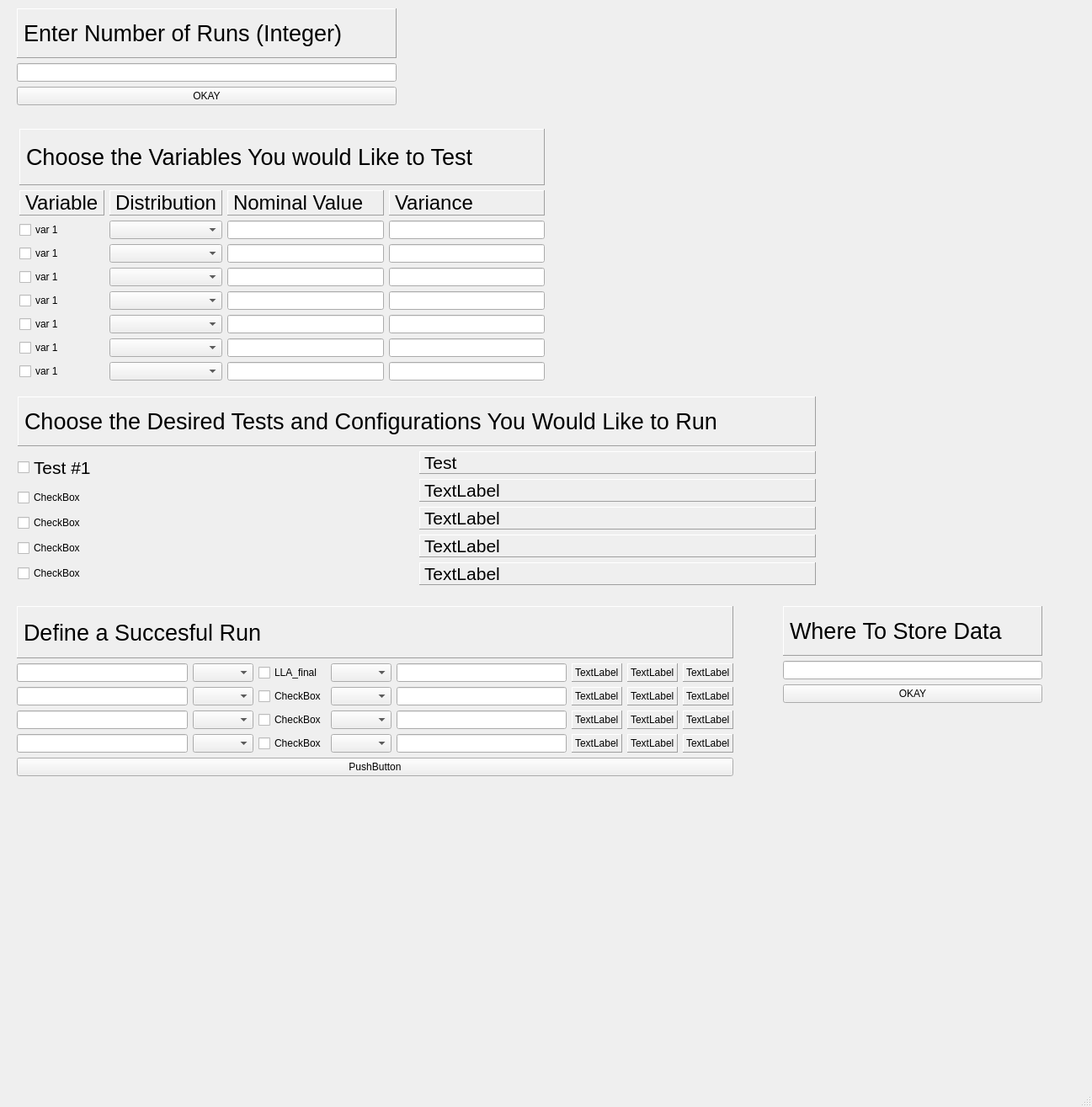
<?xml version="1.0" encoding="UTF-8"?>
<ui version="4.0">
 <class>define_succesful_run_layout</class>
 <widget class="QMainWindow" name="define_succesful_run_layout">
  <property name="geometry">
   <rect>
    <x>0</x>
    <y>0</y>
    <width>1297</width>
    <height>1315</height>
   </rect>
  </property>
  <property name="windowTitle">
   <string>Preformance Analysis</string>
  </property>
  <widget class="QWidget" name="centralwidget">
   <widget class="QWidget" name="layoutWidget">
    <property name="geometry">
     <rect>
      <x>20</x>
      <y>10</y>
      <width>451</width>
      <height>115</height>
     </rect>
    </property>
    <layout class="QVBoxLayout" name="verticalLayout">
     <item>
      <widget class="QLabel" name="number_of_runs_label">
       <property name="font">
        <font>
         <pointsize>20</pointsize>
        </font>
       </property>
       <property name="frameShape">
        <enum>QFrame::Panel</enum>
       </property>
       <property name="frameShadow">
        <enum>QFrame::Raised</enum>
       </property>
       <property name="text">
        <string>Enter Number of Runs (Integer)</string>
       </property>
       <property name="margin">
        <number>10</number>
       </property>
      </widget>
     </item>
     <item>
      <widget class="QLineEdit" name="number_of_monte_carlo_runs_line_edit"/>
     </item>
     <item>
      <widget class="QPushButton" name="number_of_runs_button">
       <property name="text">
        <string>OKAY</string>
       </property>
      </widget>
     </item>
    </layout>
   </widget>
   <widget class="QWidget" name="layoutWidget">
    <property name="geometry">
     <rect>
      <x>930</x>
      <y>720</y>
      <width>308</width>
      <height>115</height>
     </rect>
    </property>
    <layout class="QVBoxLayout" name="verticalLayout_3">
     <item>
      <widget class="QLabel" name="where_to_store_data_label">
       <property name="font">
        <font>
         <pointsize>20</pointsize>
        </font>
       </property>
       <property name="frameShape">
        <enum>QFrame::Panel</enum>
       </property>
       <property name="frameShadow">
        <enum>QFrame::Raised</enum>
       </property>
       <property name="text">
        <string>Where To Store Data</string>
       </property>
       <property name="margin">
        <number>10</number>
       </property>
      </widget>
     </item>
     <item>
      <widget class="QLineEdit" name="where_to_store_data_value"/>
     </item>
     <item>
      <widget class="QPushButton" name="where_to_store_data_button">
       <property name="text">
        <string>OKAY</string>
       </property>
      </widget>
     </item>
    </layout>
   </widget>
   <widget class="QWidget" name="layoutWidget">
    <property name="geometry">
     <rect>
      <x>20</x>
      <y>720</y>
      <width>851</width>
      <height>202</height>
     </rect>
    </property>
    <layout class="QGridLayout" name="gridLayout_2">
     <item row="0" column="0" colspan="8">
      <widget class="QLabel" name="succesful_run_definition_label">
       <property name="font">
        <font>
         <pointsize>20</pointsize>
        </font>
       </property>
       <property name="frameShape">
        <enum>QFrame::Panel</enum>
       </property>
       <property name="frameShadow">
        <enum>QFrame::Raised</enum>
       </property>
       <property name="text">
        <string>Define a Succesful Run</string>
       </property>
       <property name="margin">
        <number>10</number>
       </property>
      </widget>
     </item>
     <item row="1" column="0">
      <widget class="QLineEdit" name="bigger_than_line_edit"/>
     </item>
     <item row="1" column="1">
      <widget class="QComboBox" name="bigger_than_combo_box"/>
     </item>
     <item row="1" column="2">
      <widget class="QCheckBox" name="succesful_var_check_box">
       <property name="text">
        <string>LLA_final</string>
       </property>
      </widget>
     </item>
     <item row="1" column="3">
      <widget class="QComboBox" name="smaller_than_combo_box"/>
     </item>
     <item row="1" column="4">
      <widget class="QLineEdit" name="smaller_than_line_edit"/>
     </item>
     <item row="1" column="5">
      <widget class="QLabel" name="bigger_than_label">
       <property name="frameShape">
        <enum>QFrame::Panel</enum>
       </property>
       <property name="frameShadow">
        <enum>QFrame::Raised</enum>
       </property>
       <property name="text">
        <string>TextLabel</string>
       </property>
      </widget>
     </item>
     <item row="1" column="6">
      <widget class="QLabel" name="succesful_value_label">
       <property name="frameShape">
        <enum>QFrame::Panel</enum>
       </property>
       <property name="frameShadow">
        <enum>QFrame::Raised</enum>
       </property>
       <property name="text">
        <string>TextLabel</string>
       </property>
      </widget>
     </item>
     <item row="1" column="7">
      <widget class="QLabel" name="smaller_than_label">
       <property name="frameShape">
        <enum>QFrame::Panel</enum>
       </property>
       <property name="frameShadow">
        <enum>QFrame::Raised</enum>
       </property>
       <property name="text">
        <string>TextLabel</string>
       </property>
      </widget>
     </item>
     <item row="2" column="0">
      <widget class="QLineEdit" name="bigger_than_line_edit_2"/>
     </item>
     <item row="2" column="1">
      <widget class="QComboBox" name="bigger_than_combo_box_2"/>
     </item>
     <item row="2" column="2">
      <widget class="QCheckBox" name="succesful_var_check_box_2">
       <property name="text">
        <string>CheckBox</string>
       </property>
      </widget>
     </item>
     <item row="2" column="3">
      <widget class="QComboBox" name="smaller_than_combo_box_2"/>
     </item>
     <item row="2" column="4">
      <widget class="QLineEdit" name="smaller_than_line_edit_2"/>
     </item>
     <item row="2" column="5">
      <widget class="QLabel" name="bigger_than_label_2">
       <property name="frameShape">
        <enum>QFrame::Panel</enum>
       </property>
       <property name="frameShadow">
        <enum>QFrame::Raised</enum>
       </property>
       <property name="text">
        <string>TextLabel</string>
       </property>
      </widget>
     </item>
     <item row="2" column="6">
      <widget class="QLabel" name="succesful_value_label_2">
       <property name="frameShape">
        <enum>QFrame::Panel</enum>
       </property>
       <property name="frameShadow">
        <enum>QFrame::Raised</enum>
       </property>
       <property name="text">
        <string>TextLabel</string>
       </property>
      </widget>
     </item>
     <item row="2" column="7">
      <widget class="QLabel" name="smaller_than_label_2">
       <property name="frameShape">
        <enum>QFrame::Panel</enum>
       </property>
       <property name="frameShadow">
        <enum>QFrame::Raised</enum>
       </property>
       <property name="text">
        <string>TextLabel</string>
       </property>
      </widget>
     </item>
     <item row="3" column="0">
      <widget class="QLineEdit" name="bigger_than_line_edit_3"/>
     </item>
     <item row="3" column="1">
      <widget class="QComboBox" name="bigger_than_combo_box_3"/>
     </item>
     <item row="3" column="2">
      <widget class="QCheckBox" name="succesful_var_check_box_3">
       <property name="text">
        <string>CheckBox</string>
       </property>
      </widget>
     </item>
     <item row="3" column="3">
      <widget class="QComboBox" name="smaller_than_combo_box_3"/>
     </item>
     <item row="3" column="4">
      <widget class="QLineEdit" name="smaller_than_line_edit_3"/>
     </item>
     <item row="3" column="5">
      <widget class="QLabel" name="bigger_than_label_3">
       <property name="frameShape">
        <enum>QFrame::Panel</enum>
       </property>
       <property name="frameShadow">
        <enum>QFrame::Raised</enum>
       </property>
       <property name="text">
        <string>TextLabel</string>
       </property>
      </widget>
     </item>
     <item row="3" column="6">
      <widget class="QLabel" name="succesful_value_label_3">
       <property name="frameShape">
        <enum>QFrame::Panel</enum>
       </property>
       <property name="frameShadow">
        <enum>QFrame::Raised</enum>
       </property>
       <property name="text">
        <string>TextLabel</string>
       </property>
      </widget>
     </item>
     <item row="3" column="7">
      <widget class="QLabel" name="smaller_than_label_3">
       <property name="frameShape">
        <enum>QFrame::Panel</enum>
       </property>
       <property name="frameShadow">
        <enum>QFrame::Raised</enum>
       </property>
       <property name="text">
        <string>TextLabel</string>
       </property>
      </widget>
     </item>
     <item row="4" column="0">
      <widget class="QLineEdit" name="bigger_than_line_edit_4"/>
     </item>
     <item row="4" column="1">
      <widget class="QComboBox" name="bigger_than_combo_box_4"/>
     </item>
     <item row="4" column="2">
      <widget class="QCheckBox" name="succesful_var_check_box_4">
       <property name="text">
        <string>CheckBox</string>
       </property>
      </widget>
     </item>
     <item row="4" column="3">
      <widget class="QComboBox" name="smaller_than_combo_box_4"/>
     </item>
     <item row="4" column="4">
      <widget class="QLineEdit" name="smaller_than_line_edit_4"/>
     </item>
     <item row="4" column="5">
      <widget class="QLabel" name="bigger_than_label_4">
       <property name="frameShape">
        <enum>QFrame::Panel</enum>
       </property>
       <property name="frameShadow">
        <enum>QFrame::Raised</enum>
       </property>
       <property name="text">
        <string>TextLabel</string>
       </property>
      </widget>
     </item>
     <item row="4" column="6">
      <widget class="QLabel" name="succesful_value_label_4">
       <property name="frameShape">
        <enum>QFrame::Panel</enum>
       </property>
       <property name="frameShadow">
        <enum>QFrame::Raised</enum>
       </property>
       <property name="text">
        <string>TextLabel</string>
       </property>
      </widget>
     </item>
     <item row="4" column="7">
      <widget class="QLabel" name="smaller_than_label_4">
       <property name="frameShape">
        <enum>QFrame::Panel</enum>
       </property>
       <property name="frameShadow">
        <enum>QFrame::Raised</enum>
       </property>
       <property name="text">
        <string>TextLabel</string>
       </property>
      </widget>
     </item>
     <item row="5" column="0" colspan="8">
      <widget class="QPushButton" name="define_succesful_run_button">
       <property name="text">
        <string>PushButton</string>
       </property>
      </widget>
     </item>
    </layout>
   </widget>
   <widget class="QWidget" name="">
    <property name="geometry">
     <rect>
      <x>23</x>
      <y>153</y>
      <width>624</width>
      <height>299</height>
     </rect>
    </property>
    <layout class="QGridLayout" name="desired_varibles_layout">
     <item row="1" column="1">
      <layout class="QVBoxLayout" name="verticalLayout_2">
       <item>
        <widget class="QLabel" name="nominal_value_label">
         <property name="font">
          <font>
           <pointsize>18</pointsize>
          </font>
         </property>
         <property name="frameShape">
          <enum>QFrame::Panel</enum>
         </property>
         <property name="frameShadow">
          <enum>QFrame::Raised</enum>
         </property>
         <property name="text">
          <string>Nominal Value</string>
         </property>
        </widget>
       </item>
       <item>
        <widget class="QLineEdit" name="nominal_value_line_edit"/>
       </item>
       <item>
        <widget class="QLineEdit" name="nominal_value_line_edit_2"/>
       </item>
       <item>
        <widget class="QLineEdit" name="nominal_value_line_edit_3"/>
       </item>
       <item>
        <widget class="QLineEdit" name="nominal_value_line_edit_4"/>
       </item>
       <item>
        <widget class="QLineEdit" name="nominal_value_line_edit_5"/>
       </item>
       <item>
        <widget class="QLineEdit" name="nominal_value_line_edit_6"/>
       </item>
       <item>
        <widget class="QLineEdit" name="nominal_value_line_edit_7"/>
       </item>
      </layout>
     </item>
     <item row="1" column="2">
      <layout class="QVBoxLayout" name="verticalLayout_4">
       <item>
        <widget class="QLabel" name="variance_label">
         <property name="font">
          <font>
           <pointsize>18</pointsize>
          </font>
         </property>
         <property name="frameShape">
          <enum>QFrame::Panel</enum>
         </property>
         <property name="frameShadow">
          <enum>QFrame::Raised</enum>
         </property>
         <property name="text">
          <string>Variance</string>
         </property>
        </widget>
       </item>
       <item>
        <widget class="QLineEdit" name="variance_line_edit"/>
       </item>
       <item>
        <widget class="QLineEdit" name="variance_line_edit_2"/>
       </item>
       <item>
        <widget class="QLineEdit" name="variance_line_edit_3"/>
       </item>
       <item>
        <widget class="QLineEdit" name="variance_line_edit_4"/>
       </item>
       <item>
        <widget class="QLineEdit" name="variance_line_edit_5"/>
       </item>
       <item>
        <widget class="QLineEdit" name="variance_line_edit_6"/>
       </item>
       <item>
        <widget class="QLineEdit" name="variance_line_edit_7"/>
       </item>
      </layout>
     </item>
     <item row="0" column="0" colspan="3">
      <widget class="QLabel" name="variables_to_test_label">
       <property name="font">
        <font>
         <pointsize>20</pointsize>
        </font>
       </property>
       <property name="frameShape">
        <enum>QFrame::Panel</enum>
       </property>
       <property name="frameShadow">
        <enum>QFrame::Raised</enum>
       </property>
       <property name="text">
        <string>Choose the Variables You would Like to Test</string>
       </property>
       <property name="margin">
        <number>10</number>
       </property>
      </widget>
     </item>
     <item row="1" column="0">
      <layout class="QGridLayout" name="gridLayout_3">
       <item row="2" column="1">
        <widget class="QComboBox" name="distribution_combo_box_2"/>
       </item>
       <item row="0" column="1">
        <widget class="QLabel" name="distribution_label">
         <property name="font">
          <font>
           <pointsize>18</pointsize>
          </font>
         </property>
         <property name="frameShape">
          <enum>QFrame::Panel</enum>
         </property>
         <property name="frameShadow">
          <enum>QFrame::Raised</enum>
         </property>
         <property name="text">
          <string>Distribution</string>
         </property>
        </widget>
       </item>
       <item row="4" column="0">
        <widget class="QCheckBox" name="checkBox_var_4">
         <property name="text">
          <string>var 1</string>
         </property>
        </widget>
       </item>
       <item row="3" column="1">
        <widget class="QComboBox" name="distribution_combo_box_3"/>
       </item>
       <item row="4" column="1">
        <widget class="QComboBox" name="distribution_combo_box_4"/>
       </item>
       <item row="1" column="0">
        <widget class="QCheckBox" name="checkBox_var">
         <property name="text">
          <string>var 1</string>
         </property>
        </widget>
       </item>
       <item row="5" column="0">
        <widget class="QCheckBox" name="checkBox_var_5">
         <property name="text">
          <string>var 1</string>
         </property>
        </widget>
       </item>
       <item row="6" column="1">
        <widget class="QComboBox" name="distribution_combo_box_6"/>
       </item>
       <item row="7" column="0">
        <widget class="QCheckBox" name="checkBox_var_7">
         <property name="text">
          <string>var 1</string>
         </property>
        </widget>
       </item>
       <item row="7" column="1">
        <widget class="QComboBox" name="distribution_combo_box_7"/>
       </item>
       <item row="3" column="0">
        <widget class="QCheckBox" name="checkBox_var_3">
         <property name="text">
          <string>var 1</string>
         </property>
        </widget>
       </item>
       <item row="1" column="1">
        <widget class="QComboBox" name="distribution_combo_box"/>
       </item>
       <item row="0" column="0">
        <widget class="QLabel" name="variable_to_test_label">
         <property name="font">
          <font>
           <pointsize>18</pointsize>
          </font>
         </property>
         <property name="frameShape">
          <enum>QFrame::Panel</enum>
         </property>
         <property name="frameShadow">
          <enum>QFrame::Raised</enum>
         </property>
         <property name="text">
          <string>Variable</string>
         </property>
        </widget>
       </item>
       <item row="2" column="0">
        <widget class="QCheckBox" name="checkBox_var_2">
         <property name="text">
          <string>var 1</string>
         </property>
        </widget>
       </item>
       <item row="5" column="1">
        <widget class="QComboBox" name="distribution_combo_box_5"/>
       </item>
       <item row="6" column="0">
        <widget class="QCheckBox" name="checkBox_var_6">
         <property name="text">
          <string>var 1</string>
         </property>
        </widget>
       </item>
      </layout>
     </item>
    </layout>
   </widget>
   <widget class="QWidget" name="">
    <property name="geometry">
     <rect>
      <x>21</x>
      <y>471</y>
      <width>948</width>
      <height>224</height>
     </rect>
    </property>
    <layout class="QGridLayout" name="desired_tests_layout">
     <item row="0" column="0" colspan="2">
      <widget class="QLabel" name="desired_tests_label">
       <property name="font">
        <font>
         <pointsize>20</pointsize>
        </font>
       </property>
       <property name="frameShape">
        <enum>QFrame::Panel</enum>
       </property>
       <property name="frameShadow">
        <enum>QFrame::Raised</enum>
       </property>
       <property name="text">
        <string>Choose the Desired Tests and Configurations You Would Like to Run</string>
       </property>
       <property name="margin">
        <number>10</number>
       </property>
      </widget>
     </item>
     <item row="1" column="0">
      <layout class="QVBoxLayout" name="verticalLayout_5">
       <item>
        <widget class="QCheckBox" name="test_checkBox">
         <property name="font">
          <font>
           <pointsize>16</pointsize>
          </font>
         </property>
         <property name="text">
          <string>Test #1</string>
         </property>
        </widget>
       </item>
       <item>
        <widget class="QCheckBox" name="test_checkBox_2">
         <property name="text">
          <string>CheckBox</string>
         </property>
        </widget>
       </item>
       <item>
        <widget class="QCheckBox" name="test_checkBox_3">
         <property name="text">
          <string>CheckBox</string>
         </property>
        </widget>
       </item>
       <item>
        <widget class="QCheckBox" name="test_checkBox_4">
         <property name="text">
          <string>CheckBox</string>
         </property>
        </widget>
       </item>
       <item>
        <widget class="QCheckBox" name="test_checkBox_5">
         <property name="text">
          <string>CheckBox</string>
         </property>
        </widget>
       </item>
      </layout>
     </item>
     <item row="1" column="1">
      <layout class="QVBoxLayout" name="verticalLayout_6">
       <item>
        <widget class="QLabel" name="test_label">
         <property name="font">
          <font>
           <pointsize>16</pointsize>
          </font>
         </property>
         <property name="frameShape">
          <enum>QFrame::Panel</enum>
         </property>
         <property name="frameShadow">
          <enum>QFrame::Raised</enum>
         </property>
         <property name="text">
          <string>Test</string>
         </property>
        </widget>
       </item>
       <item>
        <widget class="QLabel" name="test_label_2">
         <property name="font">
          <font>
           <pointsize>16</pointsize>
          </font>
         </property>
         <property name="frameShape">
          <enum>QFrame::Panel</enum>
         </property>
         <property name="frameShadow">
          <enum>QFrame::Raised</enum>
         </property>
         <property name="text">
          <string>TextLabel</string>
         </property>
        </widget>
       </item>
       <item>
        <widget class="QLabel" name="test_label_3">
         <property name="font">
          <font>
           <pointsize>16</pointsize>
          </font>
         </property>
         <property name="frameShape">
          <enum>QFrame::Panel</enum>
         </property>
         <property name="frameShadow">
          <enum>QFrame::Raised</enum>
         </property>
         <property name="text">
          <string>TextLabel</string>
         </property>
        </widget>
       </item>
       <item>
        <widget class="QLabel" name="test_label_4">
         <property name="font">
          <font>
           <pointsize>16</pointsize>
          </font>
         </property>
         <property name="frameShape">
          <enum>QFrame::Panel</enum>
         </property>
         <property name="frameShadow">
          <enum>QFrame::Raised</enum>
         </property>
         <property name="text">
          <string>TextLabel</string>
         </property>
        </widget>
       </item>
       <item>
        <widget class="QLabel" name="test_label_5">
         <property name="font">
          <font>
           <pointsize>16</pointsize>
          </font>
         </property>
         <property name="frameShape">
          <enum>QFrame::Panel</enum>
         </property>
         <property name="frameShadow">
          <enum>QFrame::Raised</enum>
         </property>
         <property name="text">
          <string>TextLabel</string>
         </property>
        </widget>
       </item>
      </layout>
     </item>
    </layout>
   </widget>
  </widget>
  <widget class="QMenuBar" name="menubar">
   <property name="geometry">
    <rect>
     <x>0</x>
     <y>0</y>
     <width>1297</width>
     <height>20</height>
    </rect>
   </property>
  </widget>
  <widget class="QStatusBar" name="statusbar"/>
 </widget>
 <resources/>
 <connections/>
</ui>
